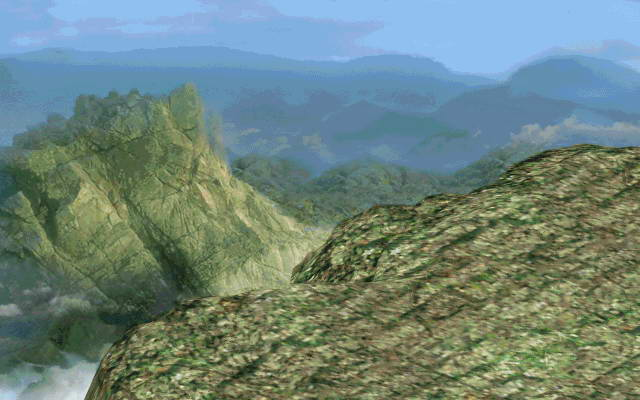

Tiled map render using the project's own tile images. Description and the map definition, with tile-layer contents summarised, below:
An orthogonal 64x40 tile map with 10x10 px tiles, 1 tile layer (块层 1).

<map version="1.0" orientation="orthogonal" width="64" height="40" tilewidth="10" tileheight="10">
 <tileset firstgid="1" name="1- (72)" tilewidth="10" tileheight="10">
  <image source="map/1- (72).jpg" trans="ff00ff" width="640" height="400" />
 </tileset>
 <layer name="块层 1" width="64" height="40">
  <data>[2560 cells, 2560 non-empty, 2560 distinct tile ids]</data>
 </layer>
</map>
